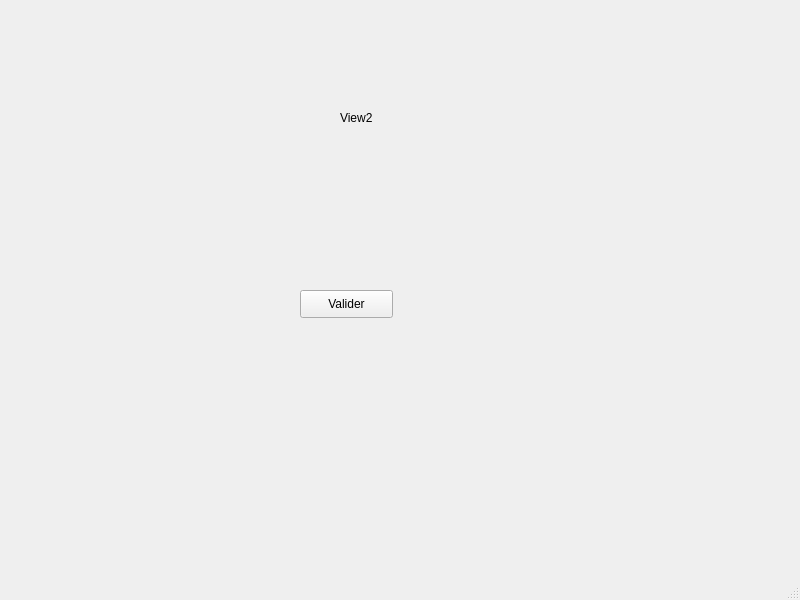
<?xml version="1.0" encoding="UTF-8"?>
<ui version="4.0">
 <class>MainWindow</class>
 <widget class="QMainWindow" name="MainWindow">
  <property name="geometry">
   <rect>
    <x>0</x>
    <y>0</y>
    <width>800</width>
    <height>600</height>
   </rect>
  </property>
  <property name="windowTitle">
   <string>MainWindow</string>
  </property>
  <widget class="QWidget" name="centralwidget">
   <widget class="QLabel" name="label">
    <property name="geometry">
     <rect>
      <x>340</x>
      <y>110</y>
      <width>55</width>
      <height>16</height>
     </rect>
    </property>
    <property name="text">
     <string>View2</string>
    </property>
   </widget>
   <widget class="QPushButton" name="btnRetour">
    <property name="geometry">
     <rect>
      <x>300</x>
      <y>290</y>
      <width>93</width>
      <height>28</height>
     </rect>
    </property>
    <property name="text">
     <string>Valider</string>
    </property>
   </widget>
  </widget>
  <widget class="QMenuBar" name="menubar">
   <property name="geometry">
    <rect>
     <x>0</x>
     <y>0</y>
     <width>800</width>
     <height>26</height>
    </rect>
   </property>
  </widget>
  <widget class="QStatusBar" name="statusbar"/>
 </widget>
 <resources/>
 <connections/>
</ui>
